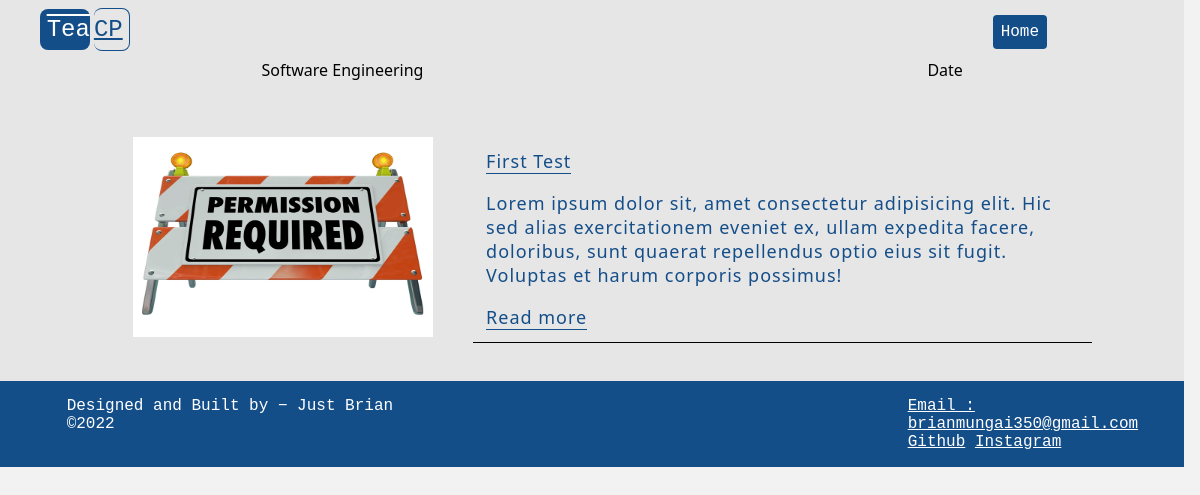
The page / on the database its author committed.
### blogapp/models.py (models this page shows, shortened)
class ArticlePost(models.Model):
    title = models.CharField(max_length=250)
    slug = models.SlugField()
    body = RichTextField(blank=True, null=True)
    created_on = models.DateTimeField(auto_now_add=True)
    updated_on = models.DateTimeField(auto_now=True)
    image = models.ImageField(upload_to='uploads/')
    intro = models.TextField(max_length=2555, null=True)
    count = models.IntegerField(null=True, blank=True)
    class Meta:
        ordering = ['-created_on']
    def get_absolute_url(self):
        return '/%s/' % self.slug

### blogapp/views.py (the view)
# urls.py: path('', home.as_view(), name='home'),
class home(generic.ListView):
    template_name = 'pages/home.html'
    model = ArticlePost

### templates/pages/home.html
{% extends 'pages/base.html' %}
{% block content %}
{% for post in object_list %}
   <section class="pad">
        <div class="smoothener">
            <div class="ctnt">
                <div class="intrI">
                    <img src="{{post.image.url}}" alt="">
                </div>
                <div class="intrB">
                    <span>
                        <a href="{{post.get_absolute_url}}">
                            <span id="vent">
                                {{post.title}}
                            </span>
                            <p>{{post.intro}}</p>
                            <span id="reader">
                                Read more
                            </span>
                        </a>
                    </span>
                </div>
            </div>
        </div>
    </section>
    {% endfor %}
    {% endblock %}

### templates/pages/base.html (shortened to what this page needs)
<!DOCTYPE html>
<html lang="en">
<head>
    {% load static %}
    <link rel="stylesheet" href="{% static 'css/minor.css' %}">
    <link rel="stylesheet" href="{% static 'css/main.css' %}">
</head>
<body>
    <section class="whole">
        <div class="nav">
            <div class="navbar">
                <ul>
                    <li>
                        <a href="/">
                            <abbr title="" id="tea">Tea</abbr>
                            <abbr title="" id="sea">CP</abbr>
                        </a>
                    </li>
                    <li id="home">
                        <a href="/">
                            Home
                        </a>
                    </li>
                </ul>
            </div>
            <div class="cat">
                <div class="meta">
                    <ul>
                        <li id="topic">Software Engineering</li>
                        <li id="date">Date</li>
                    </ul>
                </div>
            </div>
        </div>
    </section>
    {% block content %}{% endblock %}
    <section class="footer">
        <div class="foo">
            <ul id="iter">
                <li>Designed and Built by &minus; Just Brian</li>
                <li>&copy;2022</li>
            </ul>
            <ul id="socials">
                <li>
                    <a href="https://gmail.com">Email &colon; brianmungai350@gmail.com</a>
                </li><br>
                <li>
                    <a href="https://github.com/lbryant-sss">
                        Github
                    </a>
                </li>
                <li>
                    <a href="https://instagram.com/brianMuq">
                        Instagram
                    </a>
                </li>
            </ul>
        </div>
    </section>
</body>
</html>

### blogapp/static/css/minor.css (style rules this page uses)
html, body { margin: 0; padding: 0; background-color: #70707017; }
body { position: absolute; }
.navbar ul { list-style-type: none; }
.navbar li { display: inline-block; }
.navbar abbr { text-decoration: none; width: 35pt; letter-spacing: 0ch; }
#home { padding-left: 75%; }
.navbar a { text-decoration: none; }
#tea { background-color: #144e89; color: #fff; padding-left: 5pt; padding-top: 5pt; padding-right: 0; padding-bottom: 5pt; text-decoration: overline; font-family: 'Courier New', Courier, monospace; font-weight: 400; font-size: 18pt; border-radius: 6pt; }
#sea { color: #144e89; padding-left: 0; padding-top: 5pt; padding-right: 5pt; padding-bottom: 5pt; border: solid; border-width: 1px; border-left: none; text-decoration: underline; font-family: 'Courier New', Courier, monospace; font-weight: 400; font-size: 18pt; border-radius: 6pt; }
.meta ul { list-style-type: none; }
.meta li { display: inline-block; font-family: 'Segoe UI', Tahoma, Geneva, Verdana, sans-serif; font-weight: 450; }
.meta { text-align: center; }
#topic { padding-right: 500px; }
.footer { background-color: #144e89; position: absolute; width: 100%; }
.foo #iter { list-style-type: none; }
.foo ul li { display: inline-block; }
.foo { display: flex; flex-direction: row; color: #fff; font-family: 'Courier New', Courier, monospace; }
#iter li { padding-left: 20pt; }
#socials { padding-left: 40%; }
#socials a { color: #fff; }
#home a { background-color: #144e89; color: #fff; padding: 6pt; border-radius: 3pt; font-family: 'Courier New', Courier, monospace; }

### blogapp/static/css/main.css (style rules this page uses)
.ctnt { display: flex; flex-direction: row; justify-content: center; align-items: center; width: 98.7vw; }
.intrI img { height: 200px; width: 300px; padding: 30pt; }
.intrB { padding: 10pt; width: 50%; border: solid; border-width: 1px; border-top: none; border-right: none; border-left: none; }
.intrB a { text-decoration: none; color: #144e89; letter-spacing: 1px; font-family: 'Segoe UI', Tahoma, Geneva, Verdana, sans-serif; font-size: 18px; cursor: pointer; border: solid; border-width: 1px; border-top: none; border-right: none; border-left: none; }
#vent, #reader { font-weight: 500; }

### rows shown on the page
ArticlePost: image (picture), title "First Test", intro "Lorem ipsum dolor sit, amet consectetur adipisicing elit. Hic sed alias exercitationem eveniet ex, ullam expedita facere, doloribus, sunt quaerat repellendus optio eius sit fugit. Voluptas et harum corporis possimus!"
